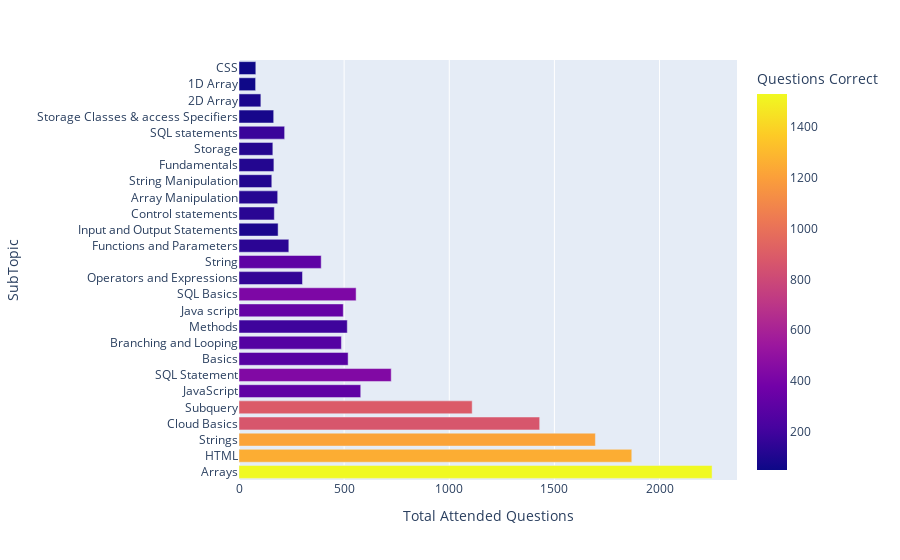

This figure's notebook cell:
### Code cell
fig = px.bar(M1_subtopic_questions, y="SubTopic", x="Total Attended Questions",color='Questions Correct')
fig.show()

### Figure 1 — Plotly figure (JSON) as saved in the notebook; plotly's stock layout.template omitted (floating-point values rounded to 4 significant figures)
{"data": [{"alignmentgroup": "True", "hovertemplate": "Total Attended Questions=%{x}<br>SubTopic=%{y}<br>Questions Correct=%{marker.color}<extra></extra>", "legendgroup": "", "marker": {"color": [1531, 1256, 1217, 867, 893, 312, 436, 277, 268, 192, 327, 422, 155, 303, 135, 90, 131, 122, 106, 112, 113, 177, 78, 88, 56, 49], "coloraxis": "coloraxis", "pattern": {"shape": ""}}, "name": "", "offsetgroup": "", "orientation": "h", "showlegend": false, "textposition": "auto", "type": "bar", "x": [2250, 1868, 1695, 1430, 1109, 579, 724, 519, 487, 515, 496, 557, 302, 391, 237, 186, 168, 184, 156, 166, 161, 217, 165, 104, 79, 80], "xaxis": "x", "y": ["Arrays", "HTML", "Strings", "Cloud Basics", "Subquery", "JavaScript", "SQL Statement", "Basics", "Branching and Looping", "Methods", "Java script", "SQL Basics", "Operators and Expressions", "String", "Functions and Parameters", "Input and Output Statements", "Control statements", "Array Manipulation", "String Manipulation", "Fundamentals", "Storage", "SQL statements", "Storage Classes & access Specifiers", "2D Array", "1D Array", "CSS"], "yaxis": "y"}], "layout": {"barmode": "relative", "coloraxis": {"colorbar": {"title": {"text": "Questions Correct"}}, "colorscale": [[0, "#0d0887"], [0.1111, "#46039f"], [0.2222, "#7201a8"], [0.3333, "#9c179e"], [0.4444, "#bd3786"], [0.5556, "#d8576b"], [0.6667, "#ed7953"], [0.7778, "#fb9f3a"], [0.8889, "#fdca26"], [1, "#f0f921"]]}, "legend": {"tracegroupgap": 0}, "margin": {"t": 60}, "xaxis": {"anchor": "y", "domain": [0, 1], "title": {"text": "Total Attended Questions"}}, "yaxis": {"anchor": "x", "domain": [0, 1], "title": {"text": "SubTopic"}}}}
